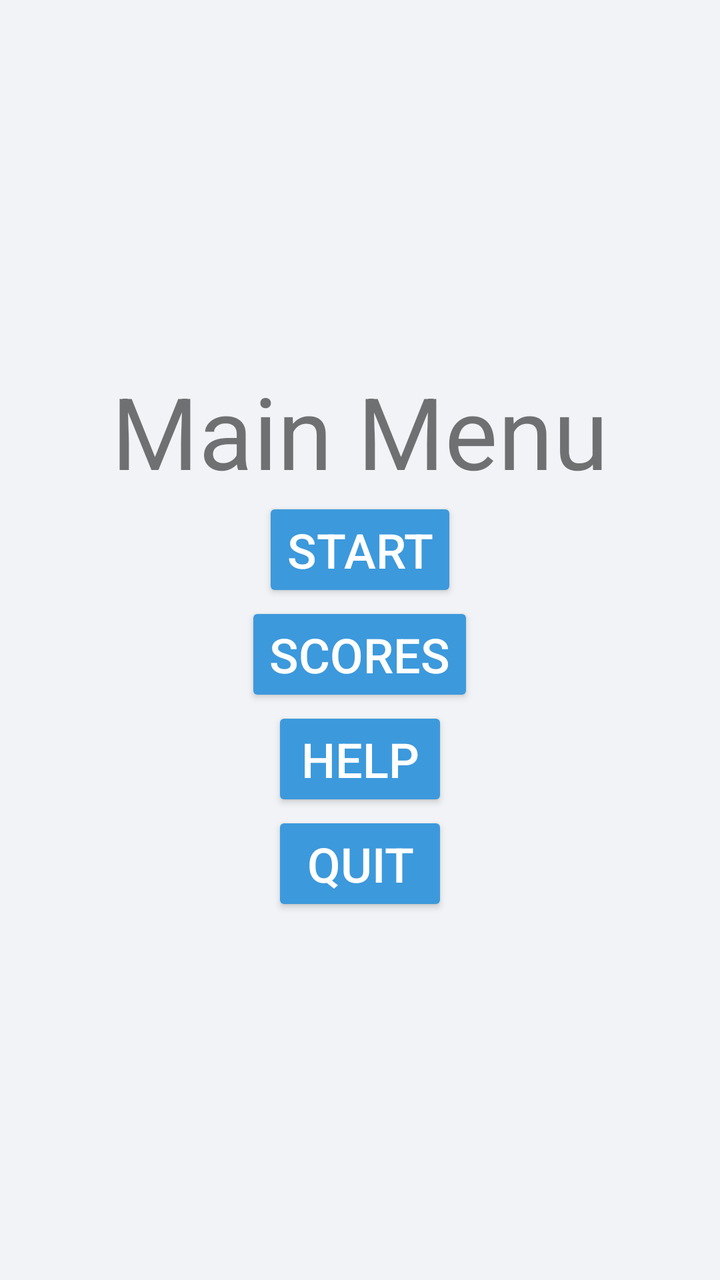
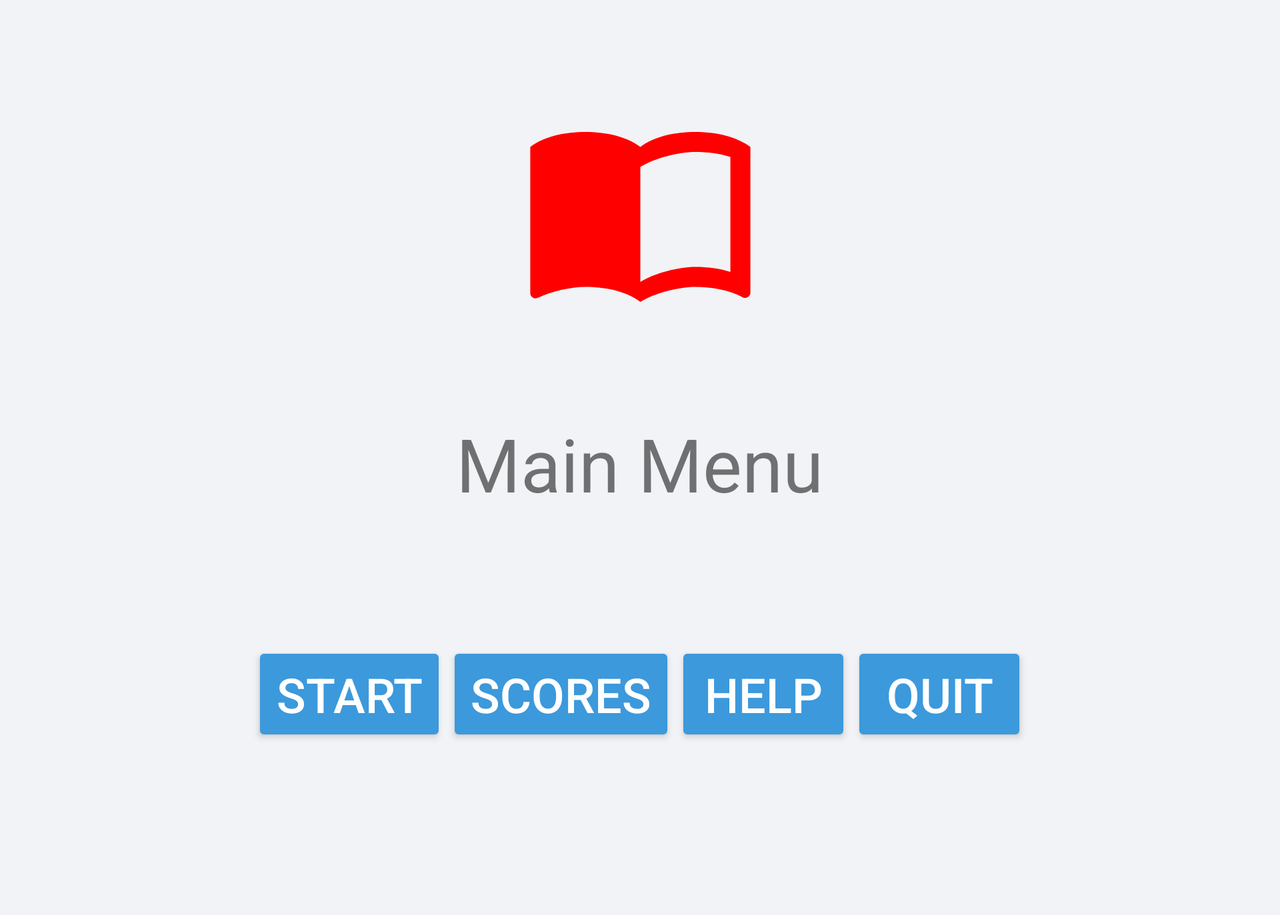

Compare how this app lays out the same screen by default and in its alternative resource folder. The renders come first, then the two layout files and the values they reference.
<!-- AndroidManifest.xml: application theme AppTheme -->
<!-- res/layout/activity_main.xml -->
<?xml version="1.0" encoding="utf-8"?>
<LinearLayout xmlns:android="http://schemas.android.com/apk/res/android"
    android:layout_height="match_parent"
    android:layout_width="match_parent"
    android:orientation="vertical"
    android:gravity="center">

    <LinearLayout
        android:layout_width="match_parent"
        android:layout_height="wrap_content"
        android:gravity="center">

        <TextView
            android:id="@+id/start_menu_text_view"
            android:layout_width="wrap_content"
            android:layout_height="wrap_content"
            android:text="@string/menu_title"
            android:textSize="50sp"
            android:gravity="center"/>

    </LinearLayout>

    <LinearLayout
        android:layout_width="wrap_content"
        android:layout_height="wrap_content"
        android:gravity="center">

        <Button
            android:id="@+id/menu_start_button"
            android:layout_width="wrap_content"
            android:layout_height="wrap_content"
            android:text="@string/start_button"
            android:textSize="24sp"
            android:textColor="@color/buttonTextColor"
            android:backgroundTint="@color/colorPrimary"/>
    </LinearLayout>

    <LinearLayout
        android:layout_width="wrap_content"
        android:layout_height="wrap_content"
        android:gravity="center">

        <Button
            android:id="@+id/menu_score_button"
            android:layout_width="wrap_content"
            android:layout_height="wrap_content"
            android:text="@string/score_button"
            android:textSize="24sp"
            android:textColor="@color/buttonTextColor"
            android:backgroundTint="@color/colorPrimary"/>
    </LinearLayout>
    <LinearLayout
        android:layout_width="wrap_content"
        android:layout_height="wrap_content"
        android:gravity="center">

        <Button
            android:id="@+id/menu_help_button"
            android:layout_width="wrap_content"
            android:layout_height="wrap_content"
            android:text="@string/help_button"
            android:textSize="24sp"
            android:textColor="@color/buttonTextColor"
            android:backgroundTint="@color/colorPrimary"/>
    </LinearLayout>
    <LinearLayout
        android:layout_width="wrap_content"
        android:layout_height="wrap_content"
        android:gravity="center">

        <Button
            android:id="@+id/menu_quit_button"
            android:layout_width="wrap_content"
            android:layout_height="wrap_content"
            android:text="@string/quit_button"
            android:textSize="24sp"
            android:textColor="@color/buttonTextColor"
            android:backgroundTint="@color/colorPrimary"/>
    </LinearLayout>










</LinearLayout>
<!-- resources referenced by this layout -->
<resources>
  <color name="buttonTextColor">#FFFFFF</color>
  <color name="colorPrimary">#3C99DC</color>
  <string name="help_button">Help</string>
  <string name="menu_title">Main Menu</string>
  <string name="quit_button">Quit</string>
  <string name="score_button">Scores</string>
  <string name="start_button">Start</string>
  <style name="AppTheme" parent="Theme.AppCompat.Light.DarkActionBar">
          
          <item name="colorPrimary">@color/colorPrimary</item>
          <item name="colorPrimaryDark">@color/colorPrimaryDark</item>
          <item name="colorAccent">@color/colorAccent</item>
          <item name="android:windowBackground">@color/colorBackground</item>
      </style>
  <color name="colorPrimaryDark">#303F9F</color>
  <color name="colorAccent">#FF4081</color>
  <color name="colorBackground">#F1F3F6</color>
</resources>
<!-- res/layout-land/activity_main.xml (the repository's variant of the layout above) -->
<!-- drawn on the phone turned sideways -->
<?xml version="1.0" encoding="utf-8"?>
<ScrollView xmlns:android="http://schemas.android.com/apk/res/android"
    android:layout_width="match_parent"
    android:layout_height="match_parent">
<LinearLayout xmlns:android="http://schemas.android.com/apk/res/android"
    xmlns:app="http://schemas.android.com/apk/res-auto"
    android:layout_height="match_parent"
    android:layout_width="match_parent"
    android:orientation="vertical"
    android:gravity="center">

    <ImageView
        android:id="@+id/imageView"
        android:layout_width="match_parent"
        android:layout_height="207dp"
        app:srcCompat="@drawable/main_logo_fg" />

    <LinearLayout
        android:layout_width="wrap_content"
        android:layout_height="wrap_content">

        <TextView
            android:layout_width="match_parent"
            android:layout_height="match_parent"
            android:paddingBottom="0dp"
            android:text="@string/menu_title"
            android:textSize="37sp">

        </TextView>
    </LinearLayout>









    <LinearLayout
        android:layout_width="wrap_content"
        android:layout_height="201dp"
        android:gravity="center"
        android:paddingBottom="20dp">

        <Button
            android:id="@+id/menu_start_button"
            android:layout_width="wrap_content"
            android:layout_height="wrap_content"
            android:backgroundTint="@color/colorPrimary"
            android:text="@string/start_button"
            android:textColor="@color/buttonTextColor"
            android:textSize="24sp" />

        <Button
            android:id="@+id/menu_score_button"
            android:layout_width="wrap_content"
            android:layout_height="wrap_content"
            android:backgroundTint="@color/colorPrimary"
            android:text="@string/score_button"
            android:textColor="@color/buttonTextColor"
            android:textSize="24sp" />

        <Button
            android:id="@+id/menu_help_button"
            android:layout_width="wrap_content"
            android:layout_height="wrap_content"
            android:backgroundTint="@color/colorPrimary"
            android:text="@string/help_button"
            android:textColor="@color/buttonTextColor"
            android:textSize="24sp" />

        <Button
            android:id="@+id/menu_quit_button"
            android:layout_width="wrap_content"
            android:layout_height="wrap_content"
            android:backgroundTint="@color/colorPrimary"
            android:text="@string/quit_button"
            android:textColor="@color/buttonTextColor"
            android:textSize="24sp" />
    </LinearLayout>

    <LinearLayout
        android:layout_width="wrap_content"
        android:layout_height="wrap_content"
        android:gravity="center">


    </LinearLayout>


</LinearLayout>
</ScrollView>
<!-- resources referenced by the variant -->
<!-- as the phone turned sideways resolves them -->
<resources>
  <color name="buttonTextColor">#FFFFFF</color>
  <color name="colorPrimary">#3C99DC</color>
  <!-- drawable main_logo_fg (drawable) -->
  <vector xmlns:android="http://schemas.android.com/apk/res/android"
      android:width="108dp"
      android:height="108dp"
      android:viewportWidth="41.37931"
      android:viewportHeight="41.37931"
      android:tint="#FF0000">
    <group android:translateX="8.689655"
        android:translateY="8.689655">
        <path
            android:fillColor="#FF000000"
            android:pathData="M21,5c-1.11,-0.35 -2.33,-0.5 -3.5,-0.5 -1.95,0 -4.05,0.4 -5.5,1.5 -1.45,-1.1 -3.55,-1.5 -5.5,-1.5S2.45,4.9 1,6v14.65c0,0.25 0.25,0.5 0.5,0.5 0.1,0 0.15,-0.05 0.25,-0.05C3.1,20.45 5.05,20 6.5,20c1.95,0 4.05,0.4 5.5,1.5 1.35,-0.85 3.8,-1.5 5.5,-1.5 1.65,0 3.35,0.3 4.75,1.05 0.1,0.05 0.15,0.05 0.25,0.05 0.25,0 0.5,-0.25 0.5,-0.5L23,6c-0.6,-0.45 -1.25,-0.75 -2,-1zM21,18.5c-1.1,-0.35 -2.3,-0.5 -3.5,-0.5 -1.7,0 -4.15,0.65 -5.5,1.5L12,8c1.35,-0.85 3.8,-1.5 5.5,-1.5 1.2,0 2.4,0.15 3.5,0.5v11.5z"/>
    </group>
  </vector>
  <string name="help_button">Help</string>
  <string name="menu_title">Main Menu</string>
  <string name="quit_button">Quit</string>
  <string name="score_button">Scores</string>
  <string name="start_button">Start</string>
  <style name="AppTheme" parent="Theme.AppCompat.Light.DarkActionBar">
          
          <item name="colorPrimary">@color/colorPrimary</item>
          <item name="colorPrimaryDark">@color/colorPrimaryDark</item>
          <item name="colorAccent">@color/colorAccent</item>
          <item name="android:windowBackground">@color/colorBackground</item>
      </style>
  <color name="colorPrimaryDark">#303F9F</color>
  <color name="colorAccent">#FF4081</color>
  <color name="colorBackground">#F1F3F6</color>
</resources>
